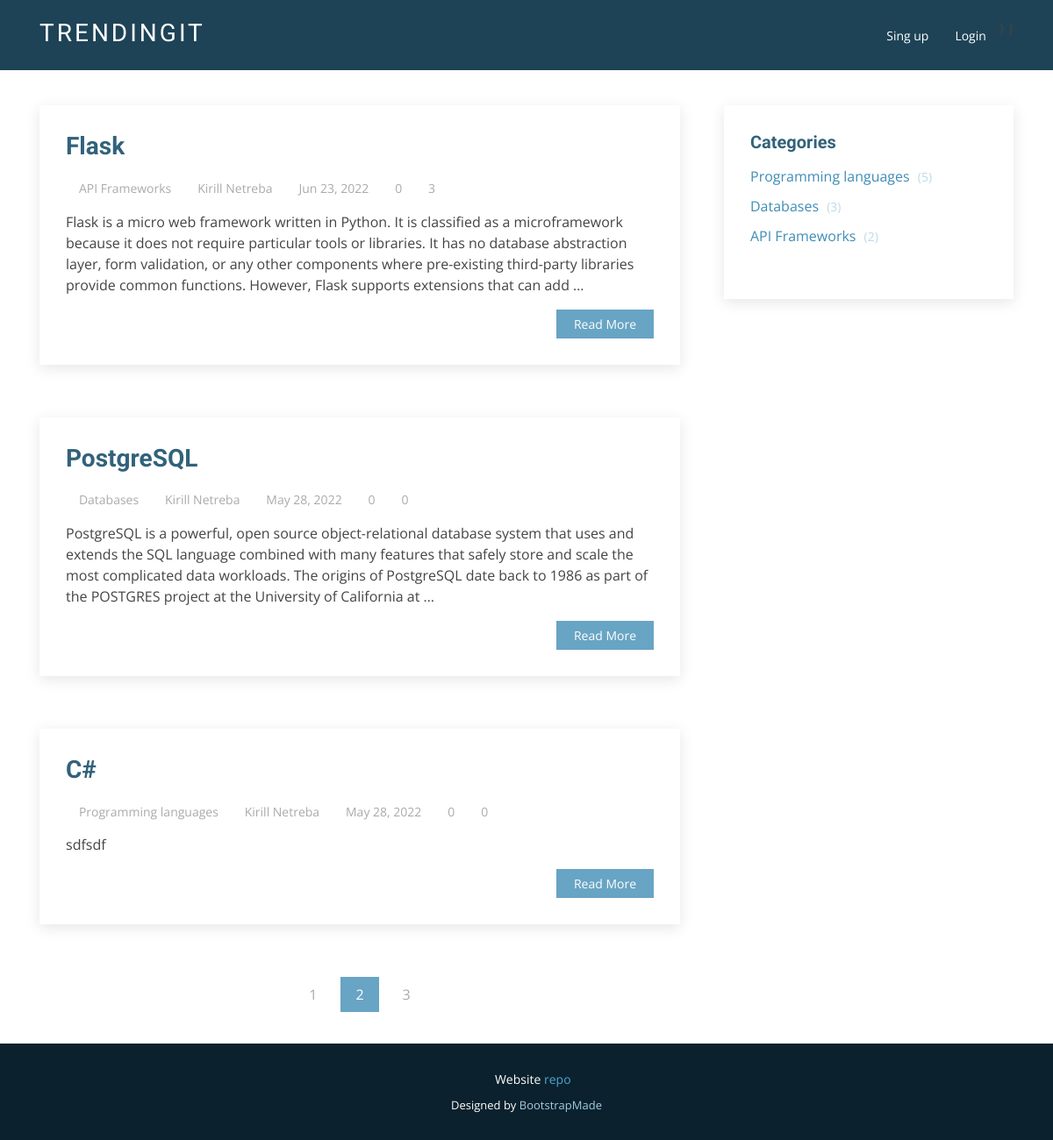
Screenshot of /?page=2 with the database file from the repository.
### itobj/models.py (models this page shows, shortened)
class ItObject(models.Model):
    title = models.CharField(max_length=80)
    slug = models.SlugField(max_length=80, unique=True, db_index=True, verbose_name='URL')
    content = models.TextField(blank=True)
    avatar = models.ImageField(upload_to="photos/%Y/%m/%d/", blank=True)
    time_create = models.DateTimeField(auto_now_add=True)
    time_update = models.DateTimeField(auto_now=True)
    is_published = models.BooleanField(default=True)
    views = models.IntegerField(default=0)
    likes = models.ManyToManyField(User, related_name='blog_post')
    trending = models.IntegerField(default=0)
    cat = models.ForeignKey('Category', on_delete=models.PROTECT)
    user = models.ForeignKey(User, on_delete=models.CASCADE)
    def get_absolute_url(self):
        return reverse('post', kwargs={'post_slug': self.slug})
    def total_likes(self):
        return self.likes.count()
    class Meta:
        verbose_name = 'IT Object'
        ordering = ['-time_update']

class Category(models.Model):
    name = models.CharField(max_length=80, db_index=True)
    slug = models.SlugField(max_length=80, unique=True, db_index=True, verbose_name='URL')
    def __str__(self):
        return self.name
    def get_absolute_url(self):
        return reverse('show_category', kwargs={'cat_slug': self.slug})
    class Meta:
        verbose_name_plural = 'Categories'
        ordering = ['id']

### itobj/views.py (the view)
# urls.py: path('', ItHome.as_view(), name='home'),
class ItHome(DataMixin, ListView):
    model = ItObject
    template_name = 'itobj/index.html'
    context_object_name = 'posts'
    def get_context_data(self, *, object_list=None, **kwargs):
        context = super().get_context_data(**kwargs)
        c_def = self.get_user_context(title='TrendingIT - trending, loved and interesting things in IT world.')
        context.update(c_def)
        return context
    def get_queryset(self):
        return ItObject.objects.filter(is_published=True).select_related('cat')

### itobj/templatetags/itobj_tags.py (called while the page is built)
@register.inclusion_tag('itobj/show_sidebar.html')
def show_sidebar():
    cats = Category.objects.all()
    return {'cats': cats}

@register.inclusion_tag('itobj/show_title_stats.html')
def show_title_stats(post=None, liked=False):
    return {'p': post, 'liked': liked}

### itobj/utils.py (called while the page is built)
    def get_user_context(self, **kwargs):
        context = kwargs
        cats = Category.objects.all()
        user_menu = menu.copy()
        if not self.request.user.is_authenticated:
            user_menu.pop(0)
        context['menu'] = user_menu
        context['cats'] = cats
        return context

### itobj/templates/itobj/index.html
{% extends 'itobj/base.html' %}
{% load itobj_tags %}
{% block content %}
<section class="blog" data-aos="fade-up" data-aos-easing="ease-in-out" data-aos-duration="500">
    <div class="container">
        <div class="row">
            <div class="col-lg-8 entries">
                {% for p in posts %}
                <article class="entry">
                    {% show_title_stats p %}
                    <div class="entry-content">
                        <p>
                            {% autoescape off %}
                            {{p.content|truncatewords:50}}
                            {% endautoescape %}
                        </p>
                        <div class="read-more">
                            <a href="{{ p.get_absolute_url }}">Read More</a>
                        </div>
                    </div>
                </article>
                {% endfor %}
                {% if page_obj.has_other_pages %}
                <div class="blog-pagination">
                    <ul class="justify-content-center">
                        {% if page_obj.has_previous %}
                        <li><a href="?page={{ page_obj.previous_page_number }}"><i class="icofont-rounded-left"></i></a>
                        </li>
                        {% endif %}
                        {% for p in paginator.page_range %}
                        {% if page_obj.number == p %}
                        <li class="active"><a href="#">{{ p }}</a></li>
                        {% elif p >= page_obj.number|add:-1 and p <= page_obj.number|add:1 %}
                        <li><a href="?page={{ p }}">{{ p }}</a></li>
                        {% endif %}
                        {% endfor %}
                        {% if page_obj.has_next %}
                        <li><a href="?page={{ page_obj.next_page_number }}"><i class="icofont-rounded-right"></i></a>
                        </li>
                        {% endif %}
                    </ul>
                </div>
                {% endif %}
            </div>
            {% show_sidebar %}
        </div>
    </div>
</section>
{% endblock %}

### itobj/templates/itobj/show_title_stats.html
{% load hitcount_tags %}
<h2 class="entry-title">
    <a href="{{ p.get_absolute_url }}">{{p.title}}</a>
</h2>
<div class="entry-meta">
    <ul>
        <li class="d-flex align-items-center"><i class="icofont-list"></i> <a>{{p.cat}}</a></li>
        <li class="d-flex align-items-center"><i class="icofont-user"></i> <a>Kirill Netreba</a></li>
        <li class="d-flex align-items-center"><i class="icofont-wall-clock"></i> <a>
            <time datetime="{{p.time_update}}">{{p.time_update|date:"M d, Y"}}</time></a></li>
        <li class="d-flex align-items-center"><a href="{% url 'like_post' p.slug %}">
        {% if liked %}
            <i class="icofont-heart" style="color:red"></i>
        {% else %}
            <i class="icofont-heart"></i>
        {% endif %}
        </a> <a>{{ p.total_likes }}</a></li>
        <li class="d-flex align-items-center"><i class="icofont-money-bag"></i> <a>{{p.trending}}</a></li>
        <li class="d-flex align-items-center"><i class="icofont-eye"></i> <a>{% get_hit_count for p %}</a></li>
    </ul>
</div>

### itobj/templates/itobj/show_sidebar.html
<div class="col-lg-4">
    <div class="sidebar">
        <h3 class="sidebar-title">Categories</h3>
        <div class="sidebar-item categories">
            <ul>
                {% for c in cats %}
                <li><a href="{{ c.get_absolute_url }}">{{ c.name }} <span>({{ c.itobject_set.count }})</span></a></li>
                {% endfor %}
            </ul>
        </div>
    </div>
</div>

### itobj/static/itobj/css/style.css (style rules this page uses)
body { font-family: "Open Sans", sans-serif; color: #444; }
a { color: #4fa6d5; }
h1, h2, h3, h4, h5, h6, .font-primary { font-family: "Roboto", sans-serif; }
section { padding: 60px 0; }
.blog { padding: 40px 0 20px 0; }
.blog .entry { padding: 30px; margin-bottom: 60px; box-shadow: 0 4px 16px rgba(0, 0, 0, 0.1); }
.blog .entry .entry-title { font-size: 28px; font-weight: bold; padding: 0; margin: 0 0 20px 0; }
.blog .entry .entry-title a { color: #32627b; transition: 0.3s; }
.blog .entry .entry-meta { margin-bottom: 15px; color: #dddddd; }
.blog .entry .entry-meta ul { display: flex; flex-wrap: wrap; list-style: none; padding: 0; margin: 0; }
.blog .entry .entry-meta ul li + li { padding-left: 15px; }
.blog .entry .entry-meta i { font-size: 14px; padding-right: 4px; }
.blog .entry .entry-meta a { color: #aaaaaa; font-size: 14px; display: inline-block; }
.blog .entry .entry-content p { line-height: 24px; }
.blog .entry .entry-content .read-more { -moz-text-align-last: right; text-align-last: right; }
.blog .entry .entry-content .read-more a { display: inline-block; background: #68A4C4; color: #fff; padding: 6px 20px; transition: 0.3s; font-size: 14px; }
.blog .blog-pagination { color: #7b9bab; }
.blog .blog-pagination ul { display: flex; padding-left: 0; list-style: none; }
.blog .blog-pagination li { border: 1px solid white; margin: 0 5px; transition: 0.3s; }
.blog .blog-pagination li.active { background: white; }
.blog .blog-pagination li a { color: #aaaaaa; padding: 7px 16px; display: inline-block; }
.blog .blog-pagination li.active, .blog .blog-pagination li:hover { background: #68A4C4; border: 1px solid #68A4C4; }
.blog .blog-pagination li.active a, .blog .blog-pagination li:hover a { color: #fff; }
.blog .sidebar { padding: 30px; margin: 0 0 60px 20px; box-shadow: 0 4px 16px rgba(0, 0, 0, 0.1); }
.blog .sidebar .sidebar-title { font-size: 20px; font-weight: 700; padding: 0 0 0 0; margin: 0 0 15px 0; color: #32627b; position: relative; }
.blog .sidebar .sidebar-item { margin-bottom: 30px; }
.blog .sidebar .categories ul { list-style: none; padding: 0; }
.blog .sidebar .categories ul li + li { padding-top: 10px; }
.blog .sidebar .categories ul a { color: #3f8db5; }
.blog .sidebar .categories ul a span { padding-left: 5px; color: #bedae8; font-size: 14px; }

### rows the page displays
ItObject: title "Flask", cat "API Frameworks", time_update "Jun 23, 2022", total_likes "0", trending "3", content "Flask is a micro web framework written in Python. It is classified as a microframework because it does not require particular tools or libraries. It has no database abstraction layer, form validation, or any other components where pre-existing third-party libraries provide common functions. However, Flask supports extensions that can add …"
ItObject: title "PostgreSQL", cat "Databases", time_update "May 28, 2022", total_likes "0", trending "0", content "PostgreSQL is a powerful, open source object-relational database system that uses and extends the SQL language combined with many features that safely store and scale the most complicated data workloads. The origins of PostgreSQL date back to 1986 as part of the POSTGRES project at the University of California at …"
ItObject: title "C#", cat "Programming languages", time_update "May 28, 2022", total_likes "0", trending "0", content "sdfsdf"
Category: name "Programming languages", itobject_set.count "5"
Category: name "Databases", itobject_set.count "3"
Category: name "API Frameworks", itobject_set.count "2"

### other values shown
{{ p }} "1" "3"
{{ p }} "2"
